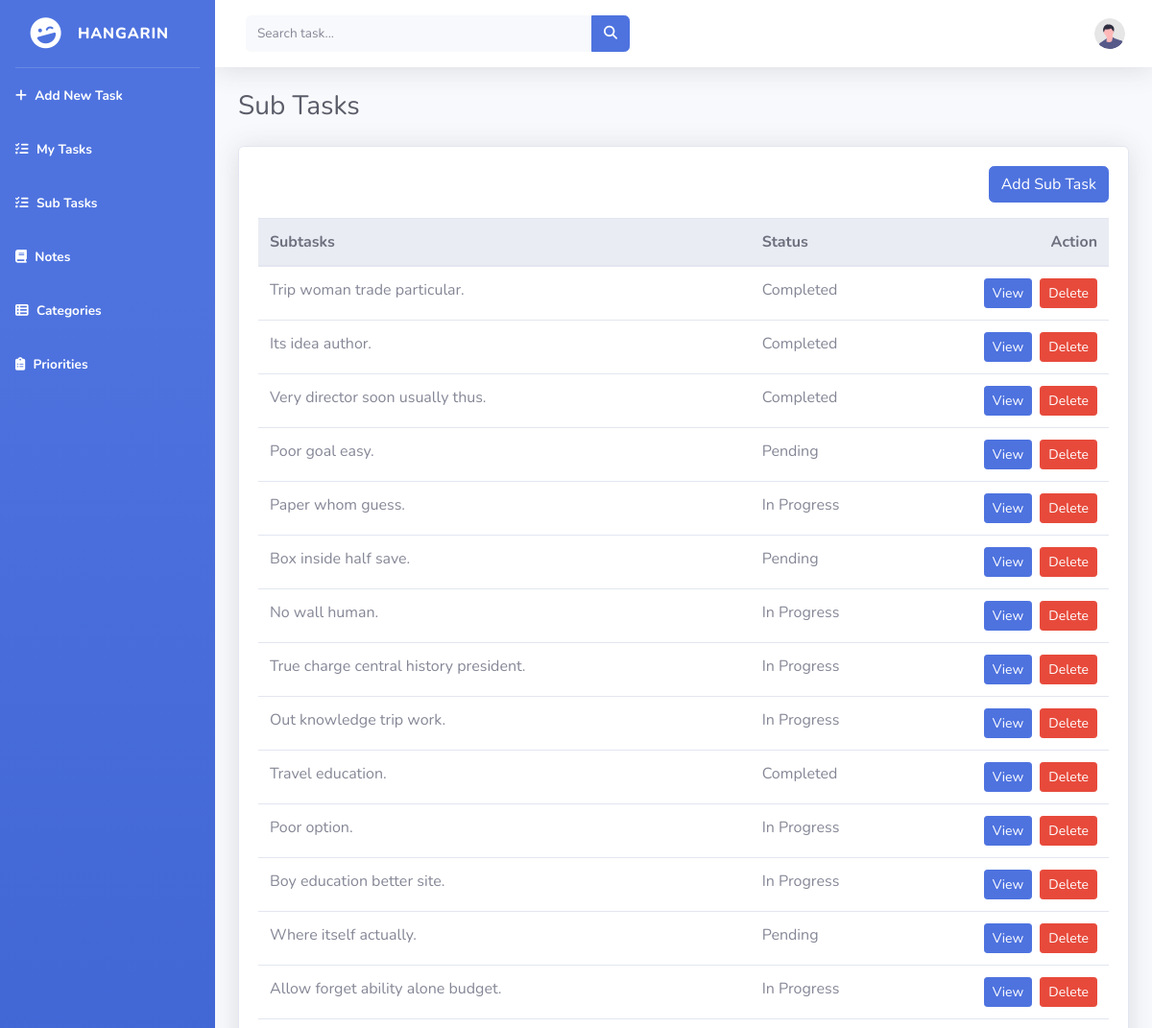
The page /subtasks/ (upper part) on the database as committed earlier.
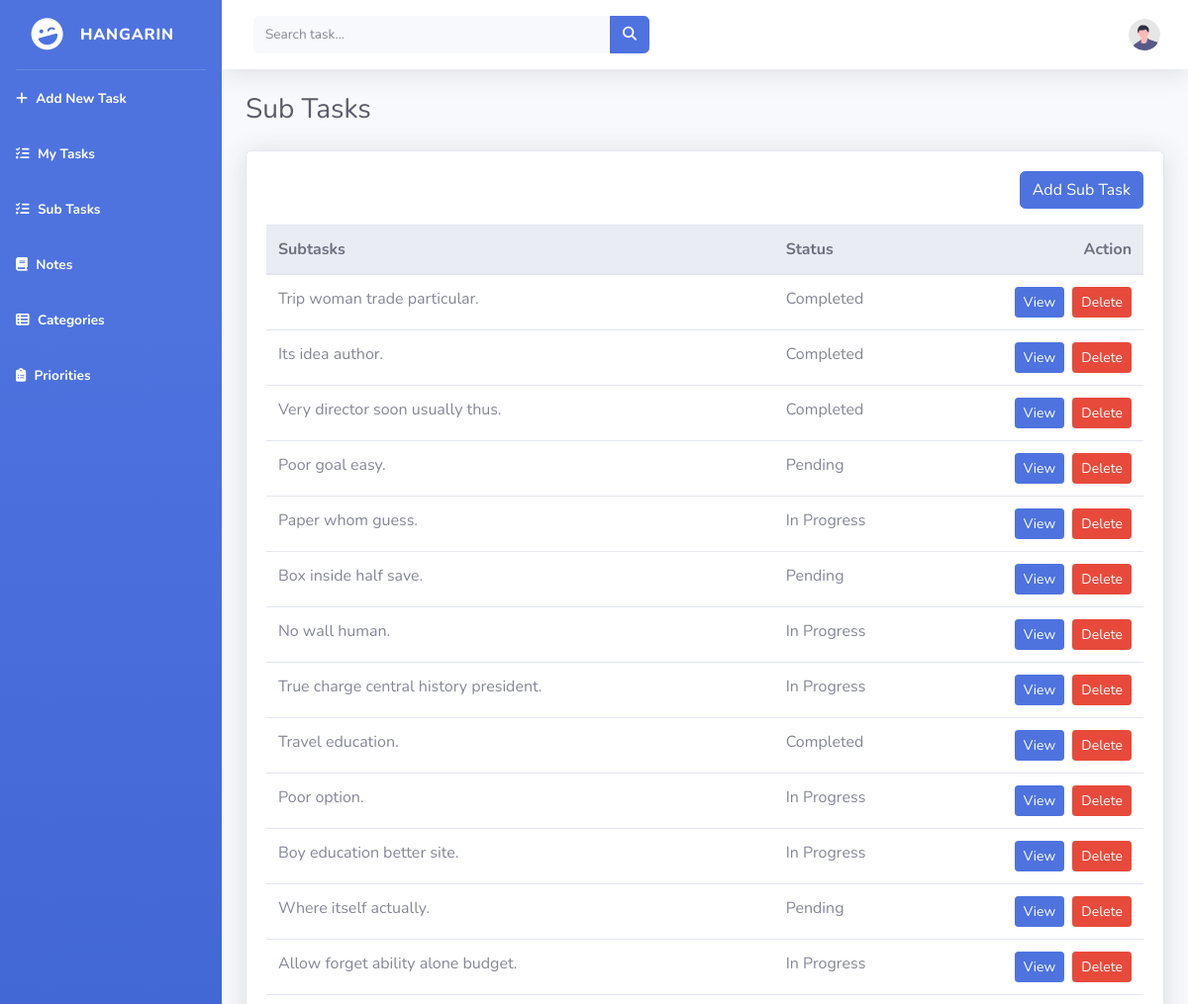
The same page on the database as committed later.
### tasks/models.py (models this page shows, shortened)
class BaseModel(models.Model):
    created_at = models.DateTimeField(auto_now_add=True)
    updated_at = models.DateTimeField(auto_now=True)
    class Meta:
        abstract = True

class SubTask(BaseModel):
    STATUS_CHOICES = [
        ("Pending", "Pending"),
        ("In Progress", "In Progress"),
        ("Completed", "Completed"),
    ]
    parent_task = models.ForeignKey(Task, on_delete=models.CASCADE)
    title = models.CharField(max_length=200)
    status = models.CharField(
        max_length=50,
        choices=STATUS_CHOICES,
        default="Pending"
    )

### tasks/views.py (the view)
# urls.py: path('subtasks/', SubTaskListView.as_view(), name='subtask-list'),
class SubTaskListView(ListView):
    model = SubTask
    template_name = 'subtasks_list.html'
    context_object_name = 'subtasks'

### templates/subtasks_list.html
{% extends 'base.html' %}
{% load static %}
{% block content %}
<div class="container-fluid">
    <div class="d-sm-flex align-items-center justify-content-between mb-4">
        <h1 class="h3 mb-0 text-gray-800">Sub Tasks</h1>
    </div>
    <div class="card shadow mb-4">
        <div class="card-body">
            <div class="d-flex justify-content-end mb-3">
                <a href="{% url 'subtask-add' %}" class="btn btn-primary">Add Sub Task</a>
            </div>
            <div class="table-responsive">
                <table class="table table-hover" id="dataTable" width="100%" cellspacing="0">
                    <thead class="thead-light">
                        <tr>
                            <th>Subtasks</th>
                            <th>Status</th>
                            <th class="text-right">Action</th>
                        </tr>
                    </thead>
                    <tbody>
                        {% for object in object_list %}
                        <tr>
                            <td>{{ object.title }}</td>
                            <td>{{ object.status }}</td>
                            <td class="text-right">
                                <a href="/subtasks/{{ object.pk }}" class="btn btn-primary btn-sm mr-1">View</a>
                                <a href="/subtasks/{{ object.pk }}/delete" class="btn btn-danger btn-sm">Delete</a>
                            </td>
                        </tr>
                        {% endfor %}
                    </tbody>
                </table>
            </div>
        </div>
    </div>
</div>
{% endblock %}

Rows that differ between the two databases and show on the page:
removed SubTask: title "Out knowledge trip work.", status "In Progress"
